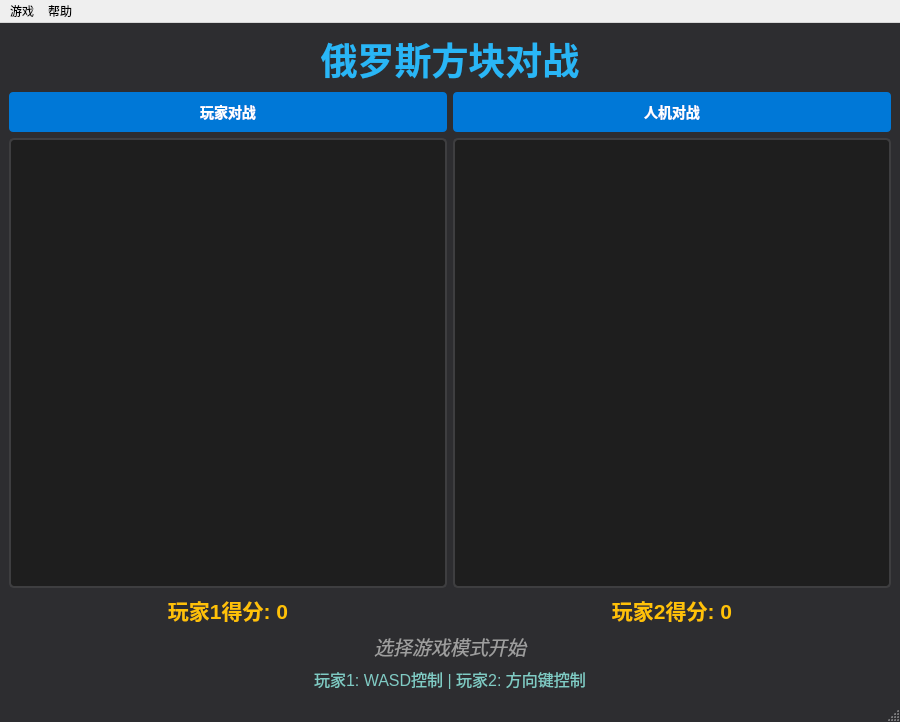
<?xml version="1.0" encoding="UTF-8"?>
<ui version="4.0">
    <class>MainWindow</class>
    <widget class="QMainWindow" name="MainWindow">
        <property name="geometry">
            <rect>
                <x>0</x>
                <y>0</y>
                <width>900</width>
                <height>700</height>
            </rect>
        </property>
        <property name="windowTitle">
            <string>Tetris Battle</string>
        </property>
        <property name="styleSheet">
            <string notr="true">QMainWindow {
                background-color: #2D2D30;
                }

                QLabel {
                color: #E0E0E0;
                font-family: 'Arial', sans-serif;
                }

                QPushButton {
                background-color: #0078D7;
                color: white;
                border: none;
                border-radius: 4px;
                padding: 8px 16px;
                font-size: 14px;
                font-weight: bold;
                }

                QPushButton:hover {
                background-color: #1E88E5;
                }

                QPushButton:pressed {
                background-color: #0060AC;
                }

                QWidget#gameContainer1, QWidget#gameContainer2 {
                background-color: #1E1E1E;
                border: 2px solid #3E3E40;
                border-radius: 5px;
                }
</string>
        </property>
        <widget class="QWidget" name="centralwidget">
            <layout class="QGridLayout" name="mainLayout">
                <item row="0" column="0" colspan="4">
                    <widget class="QLabel" name="titleLabel">
                        <property name="font">
                            <font>
                                <pointsize>28</pointsize>
                                <bold>true</bold>
                            </font>
                        </property>
                        <property name="styleSheet">
                            <string notr="true">color: #29B6F6;</string>
                        </property>
                        <property name="text">
                            <string>俄罗斯方块对战</string>
                        </property>
                        <property name="alignment">
                            <set>Qt::AlignCenter</set>
                        </property>
                    </widget>
                </item>
                <item row="1" column="0" colspan="2">
                    <widget class="QPushButton" name="playerVsPlayerButton">
                        <property name="minimumSize">
                            <size>
                                <width>0</width>
                                <height>40</height>
                            </size>
                        </property>
                        <property name="text">
                            <string>玩家对战</string>
                        </property>
                        <property name="icon">
                            <iconset>
                                <normaloff>icons/users.png</normaloff>icons/users.png</iconset>
                        </property>
                    </widget>
                </item>
                <item row="1" column="2" colspan="2">
                    <widget class="QPushButton" name="playerVsAiButton">
                        <property name="minimumSize">
                            <size>
                                <width>0</width>
                                <height>40</height>
                            </size>
                        </property>
                        <property name="text">
                            <string>人机对战</string>
                        </property>
                        <property name="icon">
                            <iconset>
                                <normaloff>icons/robot.png</normaloff>icons/robot.png</iconset>
                        </property>
                    </widget>
                </item>
                <item row="2" column="0" colspan="2">
                    <widget class="QWidget" name="gameContainer1" native="true">
                        <property name="minimumSize">
                            <size>
                                <width>250</width>
                                <height>450</height>
                            </size>
                        </property>
                    </widget>
                </item>
                <item row="2" column="2" colspan="2">
                    <widget class="QWidget" name="gameContainer2" native="true">
                        <property name="minimumSize">
                            <size>
                                <width>250</width>
                                <height>450</height>
                            </size>
                        </property>
                    </widget>
                </item>
                <item row="3" column="0" colspan="2">
                    <widget class="QLabel" name="scoreLabel1">
                        <property name="font">
                            <font>
                                <pointsize>16</pointsize>
                                <bold>true</bold>
                            </font>
                        </property>
                        <property name="styleSheet">
                            <string notr="true">color: #FFC107;</string>
                        </property>
                        <property name="text">
                            <string>玩家1得分: 0</string>
                        </property>
                        <property name="alignment">
                            <set>Qt::AlignCenter</set>
                        </property>
                    </widget>
                </item>
                <item row="3" column="2" colspan="2">
                    <widget class="QLabel" name="scoreLabel2">
                        <property name="font">
                            <font>
                                <pointsize>16</pointsize>
                                <bold>true</bold>
                            </font>
                        </property>
                        <property name="styleSheet">
                            <string notr="true">color: #FFC107;</string>
                        </property>
                        <property name="text">
                            <string>玩家2得分: 0</string>
                        </property>
                        <property name="alignment">
                            <set>Qt::AlignCenter</set>
                        </property>
                    </widget>
                </item>
                <item row="4" column="0" colspan="4">
                    <widget class="QLabel" name="infoLabel">
                        <property name="font">
                            <font>
                                <pointsize>14</pointsize>
                                <italic>true</italic>
                            </font>
                        </property>
                        <property name="styleSheet">
                            <string notr="true">color: #9E9E9E;</string>
                        </property>
                        <property name="text">
                            <string>选择游戏模式开始</string>
                        </property>
                        <property name="alignment">
                            <set>Qt::AlignCenter</set>
                        </property>
                    </widget>
                </item>
                <item row="5" column="0" colspan="4">
                    <widget class="QLabel" name="controlsLabel">
                        <property name="font">
                            <font>
                                <pointsize>12</pointsize>
                            </font>
                        </property>
                        <property name="styleSheet">
                            <string notr="true">color: #80CBC4;</string>
                        </property>
                        <property name="text">
                            <string>玩家1: WASD控制 | 玩家2: 方向键控制</string>
                        </property>
                        <property name="alignment">
                            <set>Qt::AlignCenter</set>
                        </property>
                    </widget>
                </item>
            </layout>
        </widget>
        <widget class="QMenuBar" name="menubar">
            <property name="geometry">
                <rect>
                    <x>0</x>
                    <y>0</y>
                    <width>900</width>
                    <height>24</height>
                </rect>
            </property>
            <widget class="QMenu" name="menuGame">
                <property name="title">
                    <string>游戏</string>
                </property>
                <addaction name="actionNew_Game" />
                <addaction name="actionExit" />
            </widget>
            <widget class="QMenu" name="menuHelp">
                <property name="title">
                    <string>帮助</string>
                </property>
                <addaction name="actionControls" />
                <addaction name="actionAbout" />
            </widget>
            <addaction name="menuGame" />
            <addaction name="menuHelp" />
        </widget>
        <widget class="QStatusBar" name="statusbar" />
        <action name="actionNew_Game">
            <property name="text">
                <string>新游戏</string>
            </property>
            <property name="shortcut">
                <string>Ctrl+N</string>
            </property>
        </action>
        <action name="actionExit">
            <property name="text">
                <string>退出</string>
            </property>
            <property name="shortcut">
                <string>Ctrl+Q</string>
            </property>
        </action>
        <action name="actionControls">
            <property name="text">
                <string>控制说明</string>
            </property>
        </action>
        <action name="actionAbout">
            <property name="text">
                <string>关于</string>
            </property>
        </action>
    </widget>
    <resources />
    <connections />
</ui>
